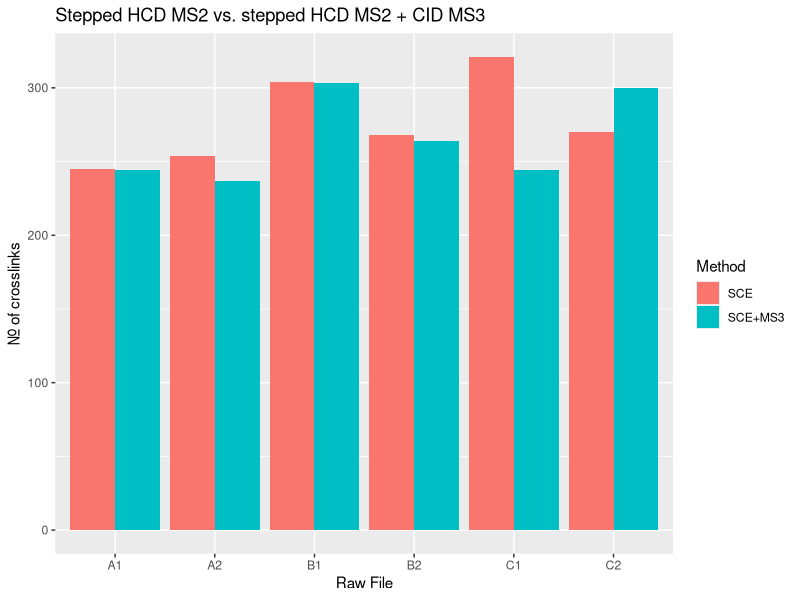

The R source for this figure:
library(tidyverse)

SCE = c(245, 254, 304, 268, 321, 270)
MS3 = c(244, 237, 303, 264, 244, 300)

values <- c(SCE, MS3)
Method <- c(rep("SCE", 6), rep("SCE+MS3", 6))
groups <- c("A1", "A2", "B1", "B2", "C1", "C2", "A1", "A2", "B1", "B2", "C1", "C2")

data <- data.frame(values, Method, groups)

ggplot(data, aes(fill = Method, y = values, x = groups)) + 
  geom_bar(position="dodge", stat="identity") +
  xlab("Raw File") +
  ylab("Nr. of crosslinks") +
  ggtitle("Stepped HCD MS2 vs. stepped HCD MS2 + CID MS3")
